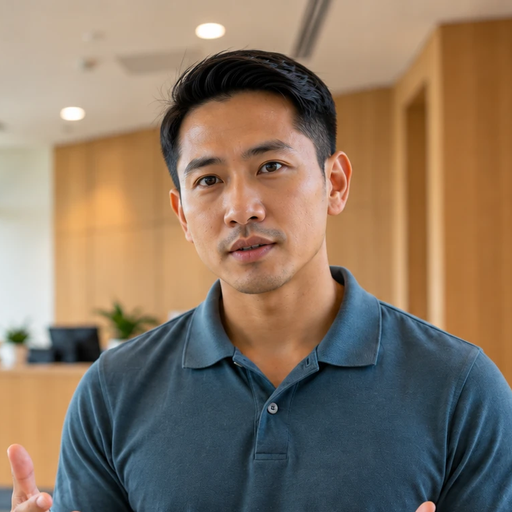
#> input picture .tmp-assets/face.png, 512 x 512 px
$ python grid.py ../../.tmp-assets/face.png ../../.tmp-assets/face.png out.png 5 5
#> lines starting #> are read from the running program, lines starting #| are printed output that depends on the picture
import sys, os, glob
from PIL import Image, ImageDraw
d = sys.argv[1]
pat = sys.argv[2] if len(sys.argv) > 2 else "*.png"
out = sys.argv[3] if len(sys.argv) > 3 else d + "-grid.jpg"
cols = int(sys.argv[4]) if len(sys.argv) > 4 else 4
W = int(sys.argv[5]) if len(sys.argv) > 5 else 480
fs = sorted(glob.glob(os.path.join(d, pat)))
ims = []
for f in fs:
    im = Image.open(f).convert("RGB")
#> im is the input picture: PIL image 512x512 RGB; mean R, G, B 137.2, 118.1, 98.8
    im.thumbnail((W, W * 2))
    ims.append((os.path.basename(f), im))
h = max(i.height for _, i in ims) + 18
#> h = 23
rows = (len(ims) + cols - 1) // cols
#> rows = 1
sheet = Image.new("RGB", (cols * (W + 6), rows * h), (90, 90, 90))
#> sheet: PIL image 55x23 RGB; every value is 90
dr = ImageDraw.Draw(sheet)
for k, (n, im) in enumerate(ims):
    x, y = (k % cols) * (W + 6), (k // cols) * h
    sheet.paste(im, (x, y))
    dr.text((x + 4, y + im.height + 3), n, fill=(255, 255, 255))
#> this loop made 1 pass
#> (n, x, y) on pass 1: ('face.png', 0, 0)
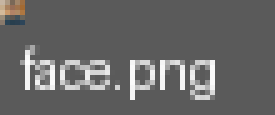
#> sheet: PIL image 55x23 RGB (shown 5 times larger); mean R, G, B 103.6, 103.2, 102.8
sheet.save(out, quality=85)
print(out, len(ims))
#| out.png 1
